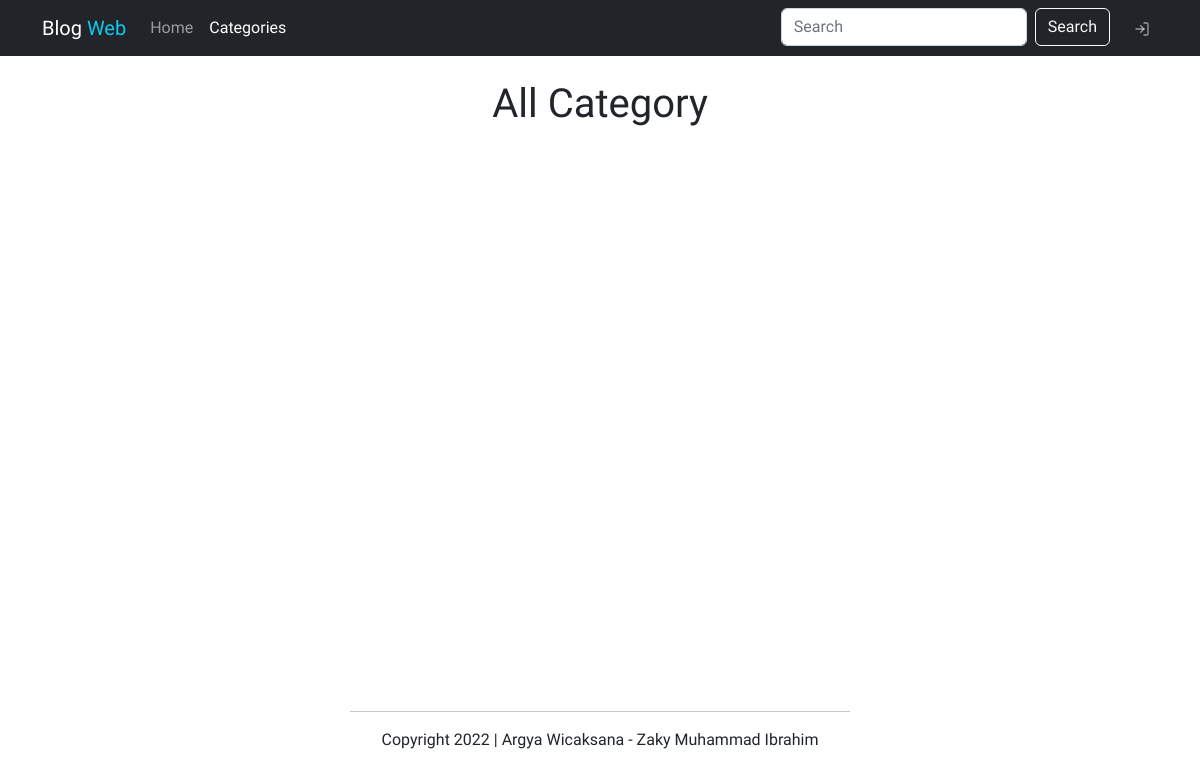
The app's page /categories.php, older data.
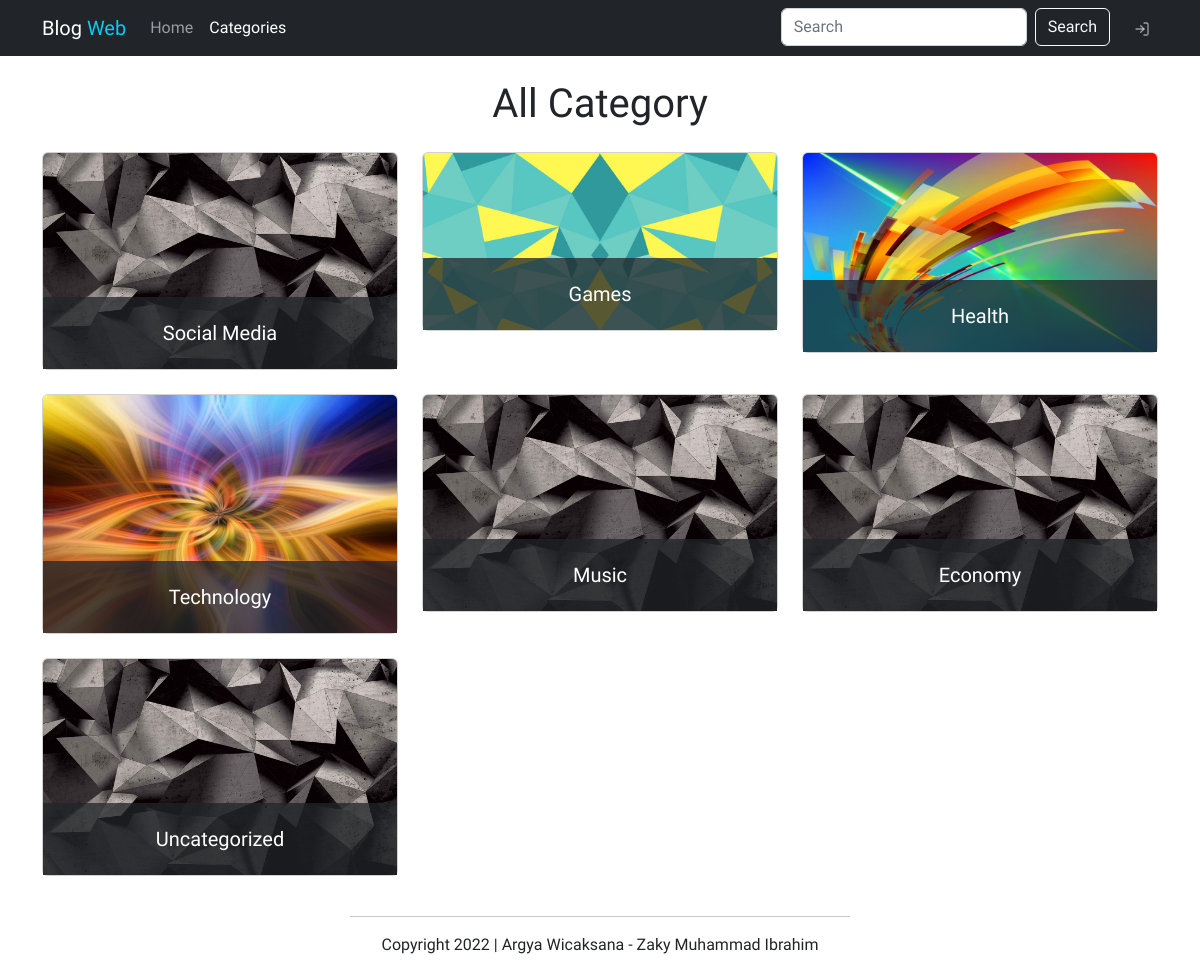
The same page, newer data.
### tables this page shows
CREATE TABLE `category` (
  `id` int(11) NOT NULL,
  `name` varchar(255) DEFAULT NULL
);

### categories.php (the view, shortened to what this page needs)
<?php include 'templates/header.php';
$sql = "SELECT id, name FROM category";
$categories = mysqli_query($connect, $sql);
function randomImage()
{
    $images = glob('img/category/*');
    return $images[rand(0, count($images) - 1)];
}
?>
<main class="container mt-4">
    <h1 class="mb-4 text-center">All Category</h1>
    <div class="row">
        <?php
        if (mysqli_num_rows($categories) > 0) {
            foreach ($categories as $category) {
        ?>
                <div class="col-md-4 mb-4">
                    <a href="index.php?c_id=<?= $category['id'] ?>&c_name=<?= $category['name'] ?>">
                        <div class="card">
                            <img class="card-img-top" src="<?= randomImage() ?>" />
                            <div class="card-img-overlay d-flex align-items-end p-0">
                                <h5 class="card-title text-bg-dark text-center p-4 mb-0 flex-fill bg-opacity-75"><?= $category['name'] ?></h5>
                            </div>
                        </div>
                    </a>
                </div>
        <?php
            }
        }
        ?>
    </div>
</main>
<?php include 'templates/footer.php'; ?>

### templates/header.php (shortened to what this page needs)
<?php
$cek = 0;
?>
<!DOCTYPE html>
<html lang="en">
<head>
    <link href="https://cdn.jsdelivr.net/npm/bootstrap@5.2.2/dist/css/bootstrap.min.css" rel="stylesheet">
    <link rel="stylesheet" href="css/style.css?v=<?= time() ?>">
</head>
<body>
    <nav class="navbar navbar-dark navbar-expand-lg bg-dark sticky-top">
        <div class="container">
            <a class="navbar-brand" href="index.php">Blog <span class="text-info">Web</span></a>
            <div class="offcanvas offcanvas-end text-bg-dark" tabindex="-1" id="offcanvasNavbar" aria-labelledby="offcanvasNavbarLabel">
                <div class="offcanvas-body">
                    <ul class="navbar-nav me-auto mb-2 mb-lg-0">
                        <li class="nav-item">
                            <a class="nav-link <?= str_contains($_SERVER['SCRIPT_NAME'], 'index.php') ? 'active' : '' ?>" aria-current="page" href="index.php">Home</a>
                        </li>
                        <li class="nav-item">
                            <a class="nav-link <?= str_contains($_SERVER['SCRIPT_NAME'], 'categories.php') ? 'active' : '' ?>" href="categories.php">Categories</a>
                        </li>
                    </ul>
                    <ul class="navbar-nav ms-auto mb-2 mb-lg-0">
                        <li class="nav-item me-lg-3">
                            <form class="d-flex" role="search" action="index.php" method="GET">
                                <input class="form-control me-2" type="search" placeholder="Search" name="s" aria-label="Search">
                                <button class="btn btn-outline-light" type="submit">Search</button>
                            </form>
                        </li>
                        <?php
                        if ($cek != 1) {
                        ?>
                            <li class="nav-item">
                                <a class="nav-link" href="login.php" name="login">
                                    <i data-feather="log-in"></i>
                                </a>
                            </li>
                        <?php
                        }
                        ?>
                    </ul>
                </div>
            </div>
        </div>
    </nav>

### templates/footer.php (shortened to what this page needs)
<footer class="text-center d-flex flex-column justify-content-center">
    <hr class="align-self-center">
    <p>Copyright 2022 | Argya Wicaksana - Zaky Muhammad Ibrahim</p>
</footer>
</body>
</html>

### css/style.css (style rules this page uses)
* { font-family: 'Quicksand', sans-serif; }
.feather { width: 16px; height: 16px; }
.card-img-top { margin: auto; max-width: 400px; }
main { min-height: calc(100vh - 73px - 56px - 56px); }
footer hr { width: 500px; }

Row changes from the older to the newer data that the page shows:
added category: name "Social Media"
added category: shows a picture, name "Games"
added category: shows a picture, name "Health"
added category: shows a picture, name "Technology"
added category: name "Music"
added category: name "Economy"
added category: name "Uncategorized"
